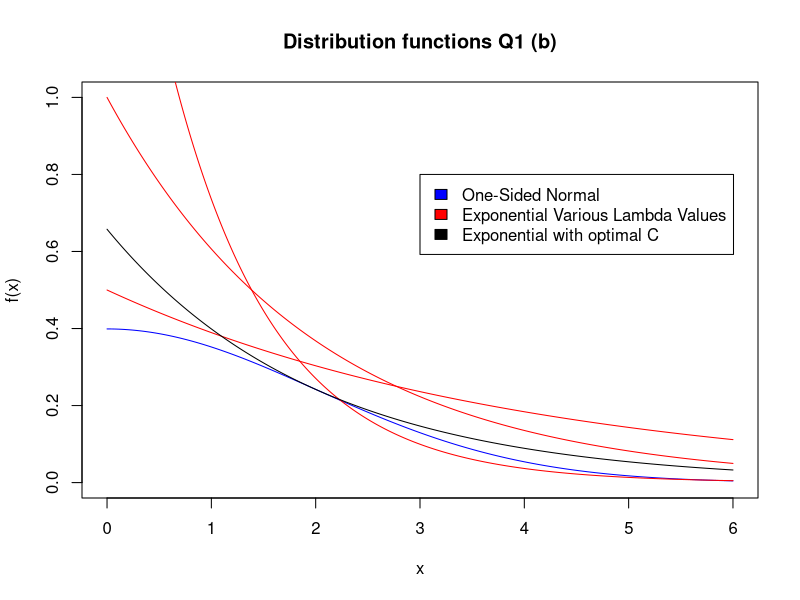
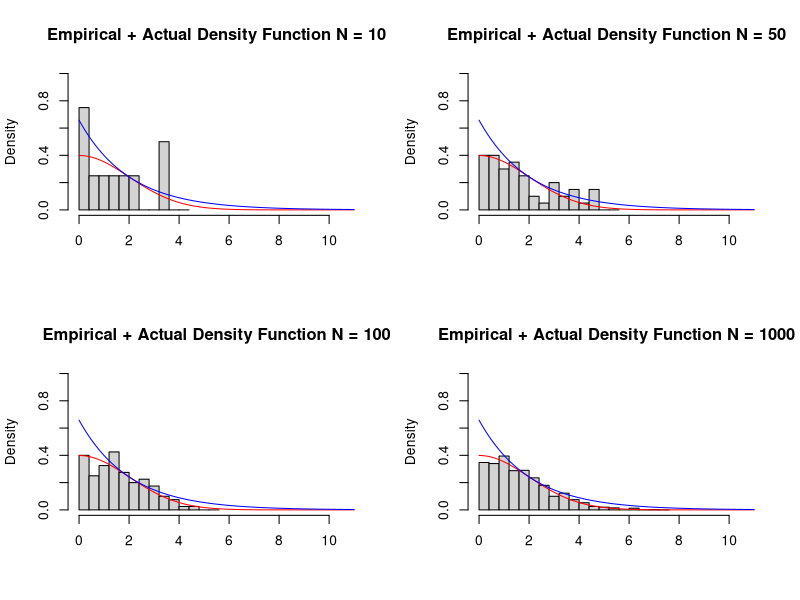
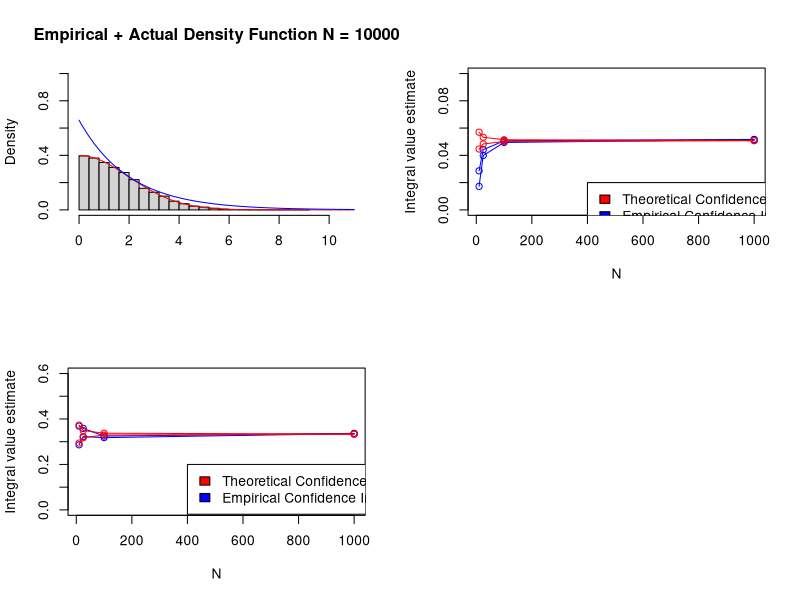

Write the R code that produced these figures, in order.
###################### Question 1 ##########################


# Distribution function of one-sided normal
norm_one_side_dist <- function (Sigma, x){
  F_fist = 2*(pnorm(x/Sigma)) - 1
  return(F_fist)
}


# Density function of one-sided normal
norm_one_side_density <- function (Sigma, x){
  f = sqrt(1/(2*pi))*(2/Sigma)*exp(-(x^2)/(2*(Sigma^2)))  
  return(f)
}




################################################################################################################


## 1 (b)

group_number = 6
sigma = 1+(group_number %% 5)


x = seq(0,6,0.01)
one_sided = (sqrt(1/(2*pi))*(2/sigma)*(exp(-(x^2)/(2*(sigma^2)))))
plot(x,one_sided,type = "l",col = "blue",ylim = c(0,1),ylab = "f(x)",main = "Distribution functions Q1 (b)")
lambda = c(0.25,0.5,1)     
c = (2/sqrt(2*pi))*exp(1/2)
for (i in 1:length(lambda)) {
  lines(x,2*dexp(x,lambda[i]),col = "red")
  
}
lines(x,c*dexp(x,1/sigma),col = "black")
legend(3,0.8,legend = c("One-Sided Normal","Exponential Various Lambda Values","Exponential with optimal C"),
       fill = c("blue","red","black"))



#############################################################################################################


## 1 (e) (f)
group_number = 6
sigma = 1+(group_number %% 5)

sample_list = list()
chi_results_table_list = list()

N_vec <- c(10,50,100,1000,10000)
xaxis_limit <- 11

chi_results_table <- as.data.frame(matrix(rep(0, 4*length(N_vec)),nrow = length(N_vec), ncol = 4))
colnames(chi_results_table) = c("N", "Test Stat", "df", "Crit Value")
attach(mtcars)
par(mfrow = c(2,2))

for (k in 1:length(N_vec)){
  
  N = N_vec[k]
  
  one_sided_norm_sim <- function(N){
    f = numeric(N)
    for( i in 1:N ){
      x=rexp(1, rate = 1/sigma)
      unif = runif(1)
      while(unif > exp((-(x^2)/(2*(sigma^2))) - (1/2) + (x/sigma))){     # wheres formula coming from?
        x = rexp(1, rate = 1/sigma)
        unif = runif(1)
      }
      f[i] = x
    }
    return(f)
  }
  one_sided_norm_sample = one_sided_norm_sim(N)
  sample_list[[k]] = one_sided_norm_sample
  hist(one_sided_norm_sample, breaks=seq(0,max(one_sided_norm_sample)+1, by = 0.4), 
       xlim=c(0,xaxis_limit),freq=FALSE, 
       ylim = c(0,1), ylab = "Density", xlab = " ", 
       main = paste("Empirical + Actual Density Function N =", N))
  x_values=seq(0,xaxis_limit,0.001)
  lines(x_values, norm_one_side_density(sigma, x_values), col = "red")
  lines(x_values, ((2/sqrt(2*pi))*exp(1/2))*dexp(x_values, rate = 1/sigma), col = "blue")
  
  # Take a sample from the set of values generated
  chi_sample = sample(one_sided_norm_sample, N, replace = FALSE)
  
  
  # Loop for different partitions
  par_length = c(0.25,0.5,0.75)
  for (j in 1:length(par_length)) {
    
    
    
    # Define the partition to be used
    part_len = par_length[j]
    part_end = 6
    partition_vec = seq(0,part_end, by = part_len)
    df = length(partition_vec) - 1
    
    #  c(seq(0,part_end/2, by = part_len/2),
    #                 seq(part_end/2+(part_len/2),part_end, by = part_len))
    
    # Count number of elements of sample in each interval of the partition
    count_vec = numeric(length(partition_vec))
    
    for (i in 2:length(partition_vec)){
      count_vec[i-1] = length(chi_sample[chi_sample<=partition_vec[i] & chi_sample>partition_vec[i-1]])
    }
    
    count_vec[length(partition_vec)] = length(chi_sample[chi_sample > partition_vec[length(partition_vec)]])
    
    # Find the expected number of realisations in each of the intervals in the partition
    expect_vec = numeric(length(partition_vec))
    
    for (i in 2:length(partition_vec)){
      expect_vec[i-1] = 
        norm_one_side_dist(sigma,partition_vec[i])-norm_one_side_dist(sigma, partition_vec[i-1])
    }
    expect_vec[length(partition_vec)] = 1-norm_one_side_dist(sigma,partition_vec[length(partition_vec)])
    expect_vec = expect_vec*length(chi_sample)
    
    # Determine the Chi-Squared Statistic
    chi_vec = ((count_vec - expect_vec)^2)/expect_vec
    chisq_stat = sum(chi_vec)
    chisq_stat
    print(paste("Test statistic ==" , chisq_stat, "df ==", df , "crit value ==", 
                qchisq(p=.05, df=df, lower.tail = FALSE)))
    chi_results_table[k,] = c(N, chisq_stat, df, qchisq(p=.05, df=df, lower.tail = FALSE))
    
    chi_results_table_list[[j]] = chi_results_table
  }
  
}
View(chi_results_table_list[[1]])

################################### Question 2 ################################

## 2 (a)

group_number = 6
a = 15 - 2*((group_number)%%7)


N = c(10,25,100,1000)
I = function(x){(x^(3/2))*(1-x)^2}
I_sq = function(x){(x^(3))*(1-x)^4}

mu = integrate(I,lower = 0 , upper = 1)$value
sigma = sqrt(integrate(I_sq,lower = 0 , upper = 1)$value - mu^2)


intv_emp_up =  numeric(length(N))
intv_true_up = numeric(length(N))
intv_emp_lo = numeric(length(N))
intv_true_lo = numeric(length(N))
for (i in 1:length(N)) {
  
  
  sample = runif(N[i])
  MCE = mean((sample^(3/2))*(1-sample)^2)   #((2*sample^(5/2))*(35*sample^2 - 90*sample + 63))/315]
  est_var = sd((sample^(3/2))*(1-sample)^2)
  
  intv_true_up[i] = mu +1.96*sigma/N[i]
  intv_true_lo[i] = mu -1.96*sigma/N[i]
  intv_emp_up[i] = MCE +1.96*est_var/N[i]
  intv_emp_lo[i] = MCE - 1.96*est_var/N[i]
}
plot(N,intv_emp_up, type = "o",col = "blue",ylim = c(0,0.1),ylab = "Integral value estimate")
lines(N,intv_emp_lo,type = "o" , col = "blue")
lines(N,intv_true_lo,type = "o" , col = "red")
lines(N,intv_true_up,type = "o" , col = "red")
legend(400,0.02,legend = c("Theoretical Confidence Interval","Empirical Confidence Interval"),fill = c("red","blue"))



####################################################################################################################################



## 2 (b)



N = c(10,25,100,1000)
mu_beta = 1/3
sigma_beta = sqrt(4/99)

intv_emp_up =  numeric(length(N))
intv_true_up = numeric(length(N))
intv_emp_lo = numeric(length(N))
intv_true_lo = numeric(length(N))


for (i in 1:length(N)) {
  sample_beta = rbeta(N[i],3/2,3)
  MCE_beta = mean(sample_beta)
  est_var = sd(sample_beta)
  
  intv_true_up[i] = mu_beta +1.96*sigma_beta/N[i]
  intv_true_lo[i] = mu_beta -1.96*sigma_beta/N[i]
  intv_emp_up[i] = MCE_beta +1.96*est_var/N[i]
  intv_emp_lo[i] = MCE_beta - 1.96*est_var/N[i]
}
plot(N,intv_emp_up, type = "o",col = "blue",ylim = c(0,0.6),ylab = "Integral value estimate")
lines(N,intv_emp_lo,type = "o" , col = "blue")
lines(N,intv_true_lo,type = "o" , col = "red")
lines(N,intv_true_up,type = "o" , col = "red")
legend(400,0.2,legend = c("Theoretical Confidence Interval","Empirical Confidence Interval"),fill = c("red","blue"))
